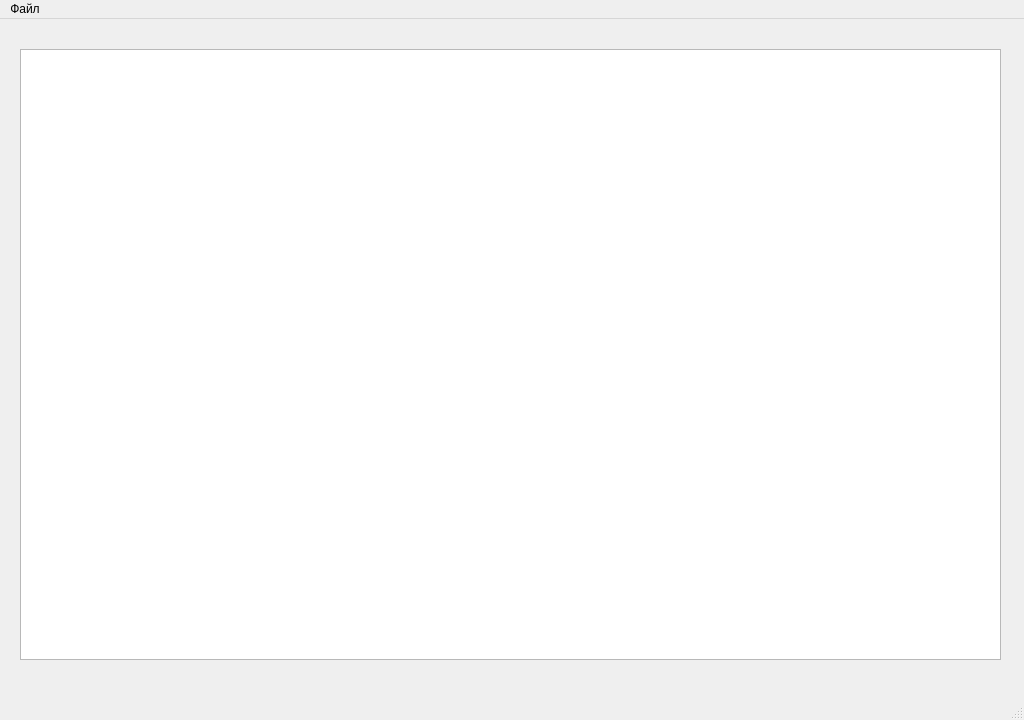
<?xml version="1.0" encoding="UTF-8"?>
<ui version="4.0">
 <class>CirrusClass</class>
 <widget class="QMainWindow" name="CirrusClass">
  <property name="enabled">
   <bool>true</bool>
  </property>
  <property name="geometry">
   <rect>
    <x>0</x>
    <y>0</y>
    <width>1024</width>
    <height>720</height>
   </rect>
  </property>
  <property name="cursor">
   <cursorShape>ArrowCursor</cursorShape>
  </property>
  <property name="windowTitle">
   <string>CIrrus</string>
  </property>
  <property name="windowIcon">
   <iconset theme="QIcon::ThemeIcon::MailMessageNew"/>
  </property>
  <property name="toolTipDuration">
   <number>-1</number>
  </property>
  <property name="layoutDirection">
   <enum>Qt::LayoutDirection::LeftToRight</enum>
  </property>
  <property name="autoFillBackground">
   <bool>false</bool>
  </property>
  <widget class="QWidget" name="centralWidget">
   <property name="cursor">
    <cursorShape>ArrowCursor</cursorShape>
   </property>
   <property name="mouseTracking">
    <bool>true</bool>
   </property>
   <widget class="QGraphicsView" name="graphicsView">
    <property name="geometry">
     <rect>
      <x>20</x>
      <y>30</y>
      <width>981</width>
      <height>611</height>
     </rect>
    </property>
    <property name="cursor" stdset="0">
     <cursorShape>CrossCursor</cursorShape>
    </property>
    <property name="mouseTracking">
     <bool>false</bool>
    </property>
   </widget>
  </widget>
  <widget class="QMenuBar" name="menuBar">
   <property name="geometry">
    <rect>
     <x>0</x>
     <y>0</y>
     <width>1024</width>
     <height>33</height>
    </rect>
   </property>
   <property name="mouseTracking">
    <bool>true</bool>
   </property>
   <property name="tabletTracking">
    <bool>false</bool>
   </property>
   <property name="layoutDirection">
    <enum>Qt::LayoutDirection::LeftToRight</enum>
   </property>
   <property name="autoFillBackground">
    <bool>true</bool>
   </property>
   <widget class="QMenu" name="menuFile">
    <property name="geometry">
     <rect>
      <x>269</x>
      <y>147</y>
      <width>191</width>
      <height>81</height>
     </rect>
    </property>
    <property name="title">
     <string>Файл</string>
    </property>
    <property name="toolTipsVisible">
     <bool>true</bool>
    </property>
    <addaction name="createFile"/>
    <addaction name="separator"/>
   </widget>
   <addaction name="menuFile"/>
  </widget>
  <widget class="QStatusBar" name="statusBar"/>
  <action name="createFile">
   <property name="checkable">
    <bool>false</bool>
   </property>
   <property name="text">
    <string>Создать полотно</string>
   </property>
  </action>
 </widget>
 <layoutdefault spacing="6" margin="11"/>
 <resources/>
 <connections/>
</ui>
